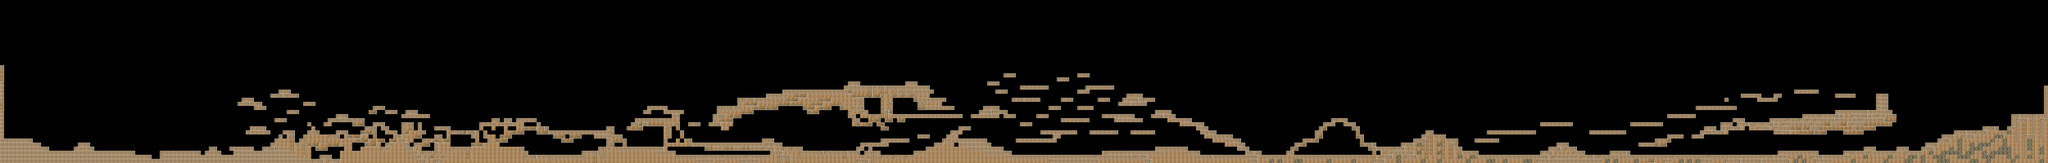

A 2D game scene composited from a Tiled map and its tileset images. What follows is a short description and the map's XML, with each tile layer's data collapsed to a summary:
An orthogonal 500x40 tile map with 32x32 px tiles, 1 tile layer (walls) and 61 objects (39x Crawler, 19x MeanCrawler, exit, player, DoubleJump).

<map version="1.0" orientation="orthogonal" renderorder="right-down" width="500" height="40" tilewidth="32" tileheight="32" nextobjectid="62">
 <tileset firstgid="1" name="tileseta" tilewidth="32" tileheight="32">
  <image source="tileseta.png" width="160" height="160" />
 </tileset>
 <layer name="walls" width="500" height="40">
  <data>[20000 cells, 3075 non-empty, 10 distinct tile ids]</data>
 </layer>
 <objectgroup name="objects" visible="0">
  <object id="1" name="exit" type="exit" x="15882" y="767" width="80" height="115" />
  <object id="2" name="player" type="player" x="115" y="1035" width="15" height="18" />
 </objectgroup>
 <objectgroup name="enemies">
  <object id="3" name="Crawler" type="Crawler" x="3560" y="1120" width="32" height="25" />
  <object id="4" name="Crawler" type="Crawler" x="5026" y="1111" width="32" height="25" />
  <object id="5" name="Crawler" type="Crawler" x="5756" y="1079" width="32" height="25" />
  <object id="6" name="Crawler" type="Crawler" x="6502" y="1143" width="32" height="25" />
  <object id="7" name="Crawler" type="Crawler" x="6452" y="667" width="32" height="25" />
  <object id="8" name="Crawler" type="Crawler" x="6894" y="631" width="32" height="25" />
  <object id="9" name="Crawler" type="Crawler" x="7000" y="1175" width="32" height="25" />
  <object id="10" name="Crawler" type="Crawler" x="7044" y="859" width="32" height="25" />
  <object id="11" name="Crawler" type="Crawler" x="8000" y="733" width="32" height="25" />
  <object id="12" name="Crawler" type="Crawler" x="8568" y="635" width="32" height="25" />
  <object id="13" name="Crawler" type="Crawler" x="8717" y="860" width="32" height="25" />
  <object id="14" name="Crawler" type="Crawler" x="9320" y="1140" width="32" height="25" />
  <object id="15" name="Crawler" type="Crawler" x="9932" y="1172" width="32" height="25" />
  <object id="16" name="Crawler" type="Crawler" x="11060" y="1045" width="32" height="25" />
  <object id="17" name="MeanCrawler" type="MeanCrawler" x="10149" y="1166" width="32" height="25" />
  <object id="18" name="Crawler" type="Crawler" x="11476" y="1151" width="32" height="25" />
  <object id="19" name="Crawler" type="Crawler" x="12408" y="1163" width="32" height="25" />
  <object id="20" name="Crawler" type="Crawler" x="13278" y="1179" width="32" height="25" />
  <object id="21" name="Crawler" type="Crawler" x="13722" y="921" width="32" height="25" />
  <object id="22" name="MeanCrawler" type="MeanCrawler" x="14221" y="860" width="32" height="25" />
  <object id="23" name="MeanCrawler" type="MeanCrawler" x="14305" y="1183" width="32" height="25" />
  <object id="24" name="MeanCrawler" type="MeanCrawler" x="14945" y="1145" width="32" height="25" />
  <object id="25" name="MeanCrawler" type="MeanCrawler" x="15344" y="985" width="32" height="25" />
  <object id="27" name="Crawler" type="Crawler" x="5561" y="1083" width="32" height="25" />
  <object id="28" name="Crawler" type="Crawler" x="430" y="1153.5" width="32" height="25" />
  <object id="29" name="Crawler" type="Crawler" x="521" y="1149.5" width="32" height="25" />
  <object id="30" name="Crawler" type="Crawler" x="771" y="1147.5" width="32" height="25" />
  <object id="31" name="Crawler" type="Crawler" x="1846" y="1119.5" width="32" height="25" />
  <object id="32" name="Crawler" type="Crawler" x="1639" y="1118.5" width="32" height="25" />
  <object id="33" name="Crawler" type="Crawler" x="1995" y="958.5" width="32" height="25" />
  <object id="34" name="MeanCrawler" type="MeanCrawler" x="2631" y="860.5" width="32" height="25" />
  <object id="35" name="MeanCrawler" type="MeanCrawler" x="3195" y="829.5" width="32" height="25" />
  <object id="36" name="Crawler" type="Crawler" x="3596" y="988.5" width="32" height="25" />
  <object id="37" name="Crawler" type="Crawler" x="4326" y="989.5" width="32" height="25" />
  <object id="38" name="Crawler" type="Crawler" x="4447" y="989.5" width="32" height="25" />
  <object id="39" name="Crawler" type="Crawler" x="5441" y="1084.5" width="32" height="25" />
  <object id="40" name="Crawler" type="Crawler" x="6047" y="704.5" width="32" height="25" />
  <object id="41" name="MeanCrawler" type="MeanCrawler" x="7938" y="1183.5" width="32" height="25" />
  <object id="42" name="MeanCrawler" type="MeanCrawler" x="8370" y="886.5" width="32" height="25" />
  <object id="43" name="Crawler" type="Crawler" x="8863" y="1152.5" width="32" height="25" />
  <object id="44" name="Crawler" type="Crawler" x="9539" y="1020.5" width="32" height="25" />
  <object id="45" name="MeanCrawler" type="MeanCrawler" x="10667" y="1076.5" width="32" height="25" />
  <object id="46" name="Crawler" type="Crawler" x="11892" y="1181.5" width="32" height="25" />
  <object id="47" name="Crawler" type="Crawler" x="12946" y="1178.5" width="32" height="25" />
  <object id="48" name="Crawler" type="Crawler" x="14573" y="822.5" width="32" height="25" />
  <object id="49" name="Crawler" type="Crawler" x="15745" y="861.5" width="32" height="25" />
  <object id="50" name="Crawler" type="Crawler" x="15792" y="862.5" width="32" height="25" />
  <object id="51" name="Crawler" type="Crawler" x="15838" y="859.5" width="32" height="25" />
  <object id="52" name="Crawler" type="Crawler" x="15886" y="863.5" width="32" height="25" />
  <object id="53" name="MeanCrawler" type="MeanCrawler" x="1435" y="1143.5" width="32" height="25" />
  <object id="54" name="MeanCrawler" type="MeanCrawler" x="2929" y="926.5" width="32" height="25" />
  <object id="55" name="MeanCrawler" type="MeanCrawler" x="3769" y="920.5" width="32" height="25" />
  <object id="56" name="MeanCrawler" type="MeanCrawler" x="4582" y="988.5" width="32" height="25" />
  <object id="57" name="MeanCrawler" type="MeanCrawler" x="5906" y="731.5" width="32" height="25" />
  <object id="58" name="MeanCrawler" type="MeanCrawler" x="6140" y="1112.5" width="32" height="25" />
  <object id="59" name="MeanCrawler" type="MeanCrawler" x="6586" y="1147.5" width="32" height="25" />
  <object id="60" name="MeanCrawler" type="MeanCrawler" x="2058" y="1107.5" width="32" height="25" />
  <object id="61" name="MeanCrawler" type="MeanCrawler" x="2119" y="698.5" width="32" height="25" />
 </objectgroup>
 <objectgroup name="powerups" visible="0">
  <object id="26" name="DoubleJump" type="DoubleJump" x="14523" y="837" />
 </objectgroup>
</map>